Frame 1 (no input): blank canvas, image omitted
Frame 60 (the mouse pressed at the canvas centre just before this capture): blank canvas, image omitted
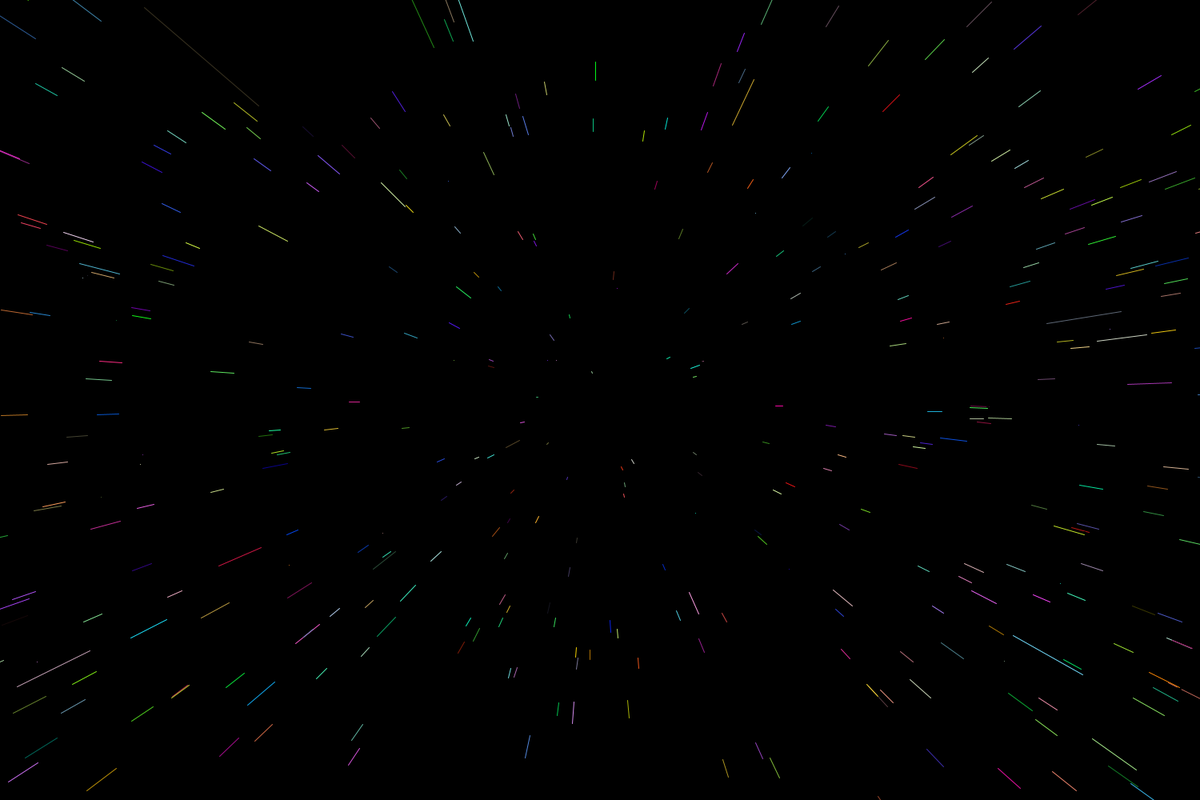
Frame 120 (the mouse held since frame 60 and released just before this capture)

The Processing sketch whose frames 1 and 60 were blank and that drew this single picture after the mouse press (run headless with seeded random() and noise(); from frame 60 on, the mouse is pressed at the canvas centre):

// Processing sketch: Starfield
// ── Starfield.pde
Star[] stars = new Star[800];

float speed;

void setup() {
   size(1500, 1000);
   for (int i = 0; i < stars.length; i++) {
       stars[i] = new Star();
   }
}

void draw() {
    speed = map(mouseX, 0, width, 0, 50);
    
    background(0);
    
    translate(width/2, height/2);
    
    for (int i = 0; i < stars.length; i++) {
      stars[i].upate();
      stars[i].show();
    }
}

// ── Star.pde
class Star {
  float x;
  float y;
  float z;
  float zPrev;
  
  int R = (int)random(0, 255);
  int G = (int)random(0, 255);
  int B = (int)random(0, 255);
  
  Star() {
   x = random(-width/2, width/2);
   y = random(-height/2, height/2);
   z = random(width/2);
   zPrev = z;
  }
  
  void upate() {
   z = z - speed;
   if (z < 1) {
    z = width/2;
    x = random(-width/2, width/2);
    y = random(-height/2, height/2);
    zPrev = z;
   }
  }
  
  void show() {
   fill(0);    // make the sphere 'invisible' against the black background
   noStroke();
   
   float sx = map(x/z, 0, 1, 0, width/2);
   float sy = map(y/z, 0, 1, 0, height/2);
   
   float r = map(z, 0, width/2, 16, 0);
   ellipse(sx, sy, r, r);
   
   float xPrev = map(x/zPrev, 0, 1, 0, width/2);
   float yPrev = map(y/zPrev, 0, 1, 0, height/2);
   
   zPrev = z;
   
   stroke(R, G, B);
   line(xPrev, yPrev, sx, sy);
  }
}
